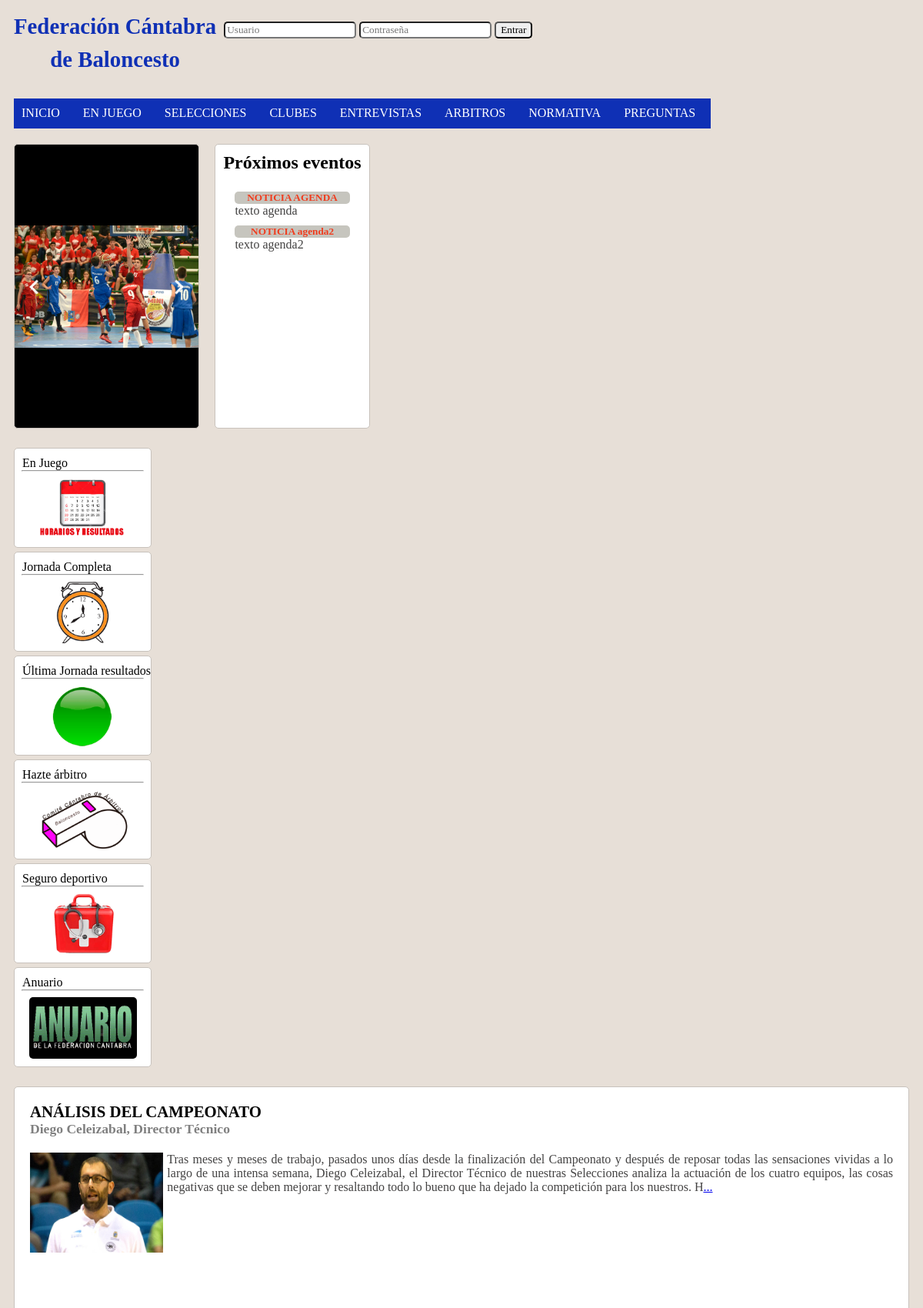
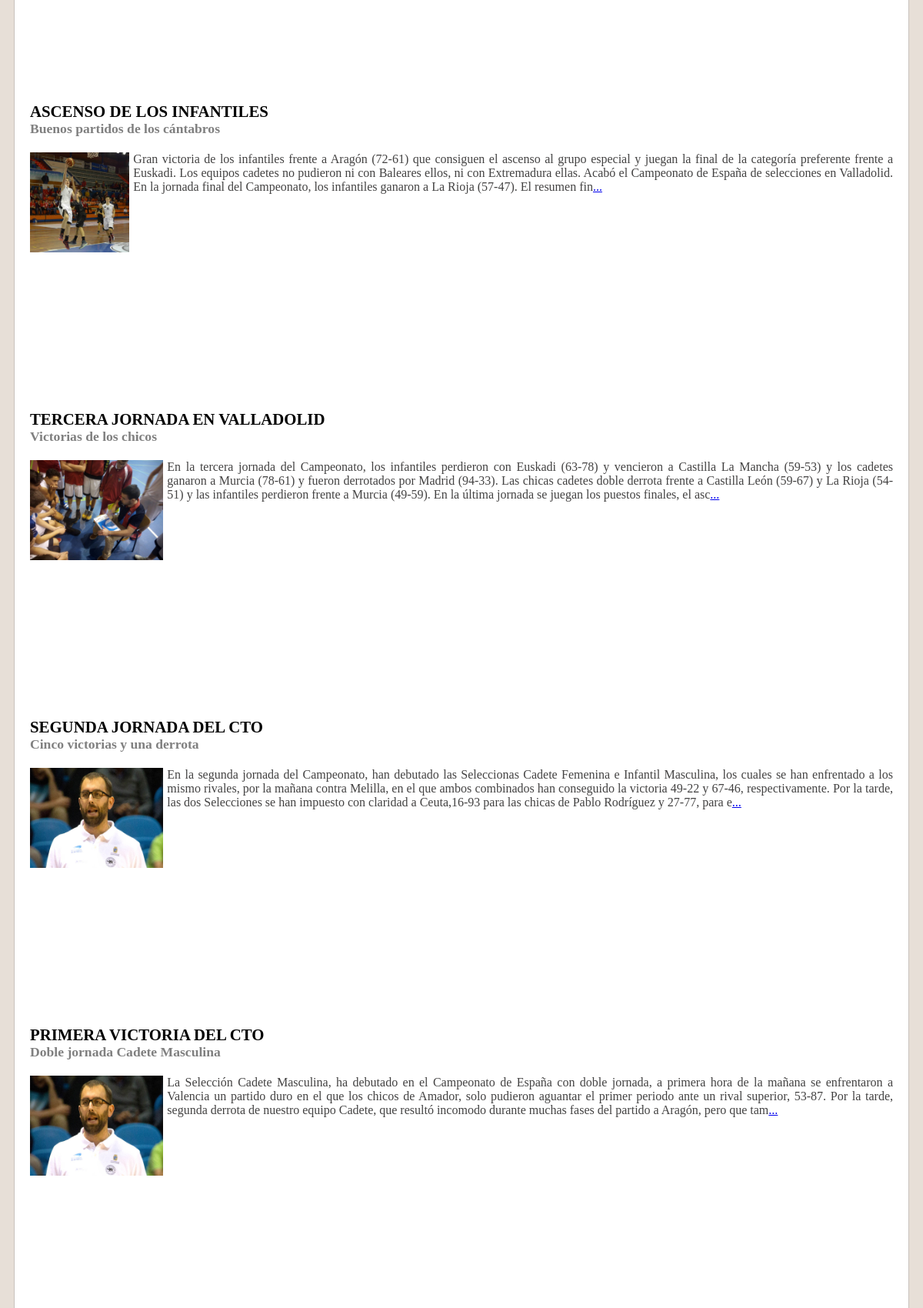
The page / (upper part) on the database its author committed (2 pictures, top to bottom).
### tables this page shows
CREATE TABLE IF NOT EXISTS noticias (
	id int(10) NOT NULL AUTO_INCREMENT PRIMARY KEY,
	id_usuario int(10) NOT NULL,
	id_categoria int(10) NOT NULL,
	id_subcategoria int(10) NOT NULL,
	titulo varchar(50) NOT NULL,
	subtitulo varchar(50),
	texto varchar(1500) NOT NULL,
	fecha date NOT NULL,
	imagen varchar(255)
);

### librerias/framework.php (called while the page is built, shortened)
<?php
include 'librerias/conexionpdo.php';
function loader($componente){
	include 'controllers/'.$componente.'_controller.php';
	$buffer = ob_get_clean();
	return $buffer;
}

### models/main_model.php (called while the page is built, shortened)
<?php
class modelMain{
    public static function obtenNoticias($categoria,$subcategoria){
        $db = new database();
        $sql = 'SELECT noticias.id ,noticias.titulo, noticias.subtitulo, noticias.texto, noticias.fecha, noticias.imagen FROM noticias,categorias,subcategorias WHERE categorias.nombre = :categoria_nombre AND subcategorias.nombre = :subcategoria_nombre AND noticias.id_categoria = categorias.id AND noticias.id_subcategoria = subcategorias.id LIMIT 6';
        $params = array(
            ':categoria_nombre'   => $categoria,
            ':subcategoria_nombre' => $subcategoria
        );
        $db->query($sql,$params);
        $noticias = $db->cargaMatriz();
        return $noticias;
    }
}
?>

### librerias/conexionpdo.php (called while the page is built, shortened)
<?php
class database {
    private $conexion;
    private $stmt;
    private $driver = 'mysql';
    private $dbhost = 'localhost';
    private $dbuser = 'jesus';
    private $dbpass = 'bueno';
    private $dbname = 'federacion';
    public function __construct() {
        try {
            $this->conexion = new PDO($this->driver.':host='.$this->dbhost.';dbname='.$this->dbname, $this->dbuser, $this->dbpass,array(PDO::MYSQL_ATTR_INIT_COMMAND => 'SET NAMES  \'UTF8\''));
        } catch (Exception $e) {
            echo "Se ha producido un error en la conexion con la BD.";
            echo "¡Error!: " . $e->getMessage() . "";
        }
    }
    public function query($sql,$params = null){
        $this->stmt = $this->conexion->prepare($sql);
        $this->stmt->execute($params);
    }
    public function comprobarQuery(){
        $this->error = $this->stmt->errorInfo();
        $this->affectedRows = $this->stmt->rowCount();
    }
    public function cargaMatriz(){
        $lista = array();
        while($fila = $this->stmt->fetch(PDO::FETCH_ASSOC)){
            $lista[] = $fila;
        }
        return $lista;
    }
}
?>

### views/main_view.php (the view, shortened to what this page needs)
<html>
	<head>
		<link rel="stylesheet" href="css/estilos.css">
		<link rel="stylesheet" href="css/iconos/css/fontawesome-all.min.css">
	</head>
	<body onload="play()">
		<?php include 'componentes/header.php'; ?>
		<?php  include 'componentes/nav.php'; ?>
		<?php  include 'componentes/slider.php'; ?>
		<?php  include 'componentes/agenda.php'; ?>
		<?php  include 'componentes/aside.php'; ?>
		<article class="col-8">
			<div id="noticias" class="col-16">
	        	<?php
	        	if(count($noticias)>0){
			        foreach($noticias as $noticia){
			        	$textoCortado = substr($noticia['texto'],0,400);
			            echo "<div class='noticia col-8'>";
			            echo "<h3><a href='index.php?option=main&verNoticia=".$noticia['id']."'>".$noticia['titulo']."</a></h3>";
			            echo "<h5>".$noticia['subtitulo']."</h5>";
			            echo "<p><a href='css/imagenes/noticias/".$noticia['imagen']."'> <img class='imagenNoticia' src='css/imagenes/noticias/".$noticia['imagen']."' /></a> ".$textoCortado."<a  href='index.php?option=main&verNoticia=".$noticia['id']."'>...</a></p>";
			            echo "</div>";
			        }
				}else{
			    	echo "No hay noticias";
			    }
		         ?>
	    	</div>
   		</article>
	</body>
</html>

### componentes/agenda.php
<section class="col-4">
<?php
$agendas = modelMain::obtenNoticias('agenda','noticias_agenda');
?>
			<div id="agenda" class="col-16">
				<h3 class="agendatitulo">Próximos eventos</h3>
				<?php
					foreach($agendas as $agenda){
						echo "<div class='agenda'>";
						echo "<div class='resalte'>";
						echo "<h5>".$agenda['titulo']."</h5>";
						echo "</div>";
						echo "<p>".$agenda['texto']."</p>";
						echo "</div>";
					}
				?>
			</div>
		</section>

### css/estilos.css (style rules this page uses)
body { background-color:rgb(231, 223, 215); }
#agenda { height: 370px; background-color:white; border:1px solid #C8C2BC; overflow:scroll; }
.agendatitulo { text-decoration:none; color:black; font-size:1.5em; margin-top:0px; text-align: center; }
.agenda { margin-bottom:10px; }
.agenda h5 { color:#242323; text-align:center; color:#f03c1e; margin:0px; }
.agenda p { margin:0px; margin-left:15px; color:#434242; }
.resalte { padding:0px; margin-left:15px; margin-right:15px; background-color:#c6c5be; }
#noticias { background-color:white; border:1px solid #C8C2BC; }
.noticia { text-align:center; margin:0 auto; margin-bottom:0px; height:400px; }
.noticia h3 { margin:0px; font-size: 1.3em; text-align:left; color:#242323; }
.noticia h3 a, .noticiaInd h3 a { text-decoration: none;color:black; }
.noticia h5 { margin:0px; font-size: 1.1em; color:gray; text-align:left; margin-bottom:20px; }
.imagenNoticia { height:130px; border-radius:0px; float:left; margin-right:5px; }
.noticia p, .noticiaInd p { color:#434242; text-align:justify; font-size:1em; margin-bottom:0px; }
* { box-sizing: border-box; border-radius:5px 5px; font-family:candara; }
[class*="col-"] { float: left; padding: 10px; }

### rows shown on the page
noticias: titulo "NOTICIA AGENDA", texto "texto agenda"
noticias: titulo "NOTICIA agenda2", texto "texto agenda2"
noticias: titulo "ANÁLISIS DEL CAMPEONATO", subtitulo "Diego Celeizabal, Director Técnico", imagen (picture), texto "Tras meses y meses de trabajo, pasados unos días desde la finalización del Campeonato y después de reposar todas las sensaciones vividas a lo largo de una intensa semana, Diego Celeizabal, el Director Técnico de nuestras Selecciones analiza la actuación de los cuatro equipos, las cosas negativas que se deben mejorar y resaltando todo lo bueno que ha dejado la competición para los nuestros. H"
noticias: titulo "ASCENSO DE LOS INFANTILES", subtitulo "Buenos partidos de los cántabros", imagen (picture), texto "Gran victoria de los infantiles frente a Aragón (72-61) que consiguen el ascenso al grupo especial y juegan la final de la categoría preferente frente a Euskadi. Los equipos cadetes no pudieron ni con Baleares ellos, ni con Extremadura ellas. Acabó el Campeonato de España de selecciones en Valladolid. En la jornada final del Campeonato, los infantiles ganaron a La Rioja (57-47). El resumen fin"
noticias: titulo "TERCERA JORNADA EN VALLADOLID", subtitulo "Victorias de los chicos", imagen (picture), texto "En la tercera jornada del Campeonato, los infantiles perdieron con Euskadi (63-78) y vencieron a Castilla La Mancha (59-53) y los cadetes ganaron a Murcia (78-61) y fueron derrotados por Madrid (94-33). Las chicas cadetes doble derrota frente a Castilla León (59-67) y La Rioja (54-51) y las infantiles perdieron frente a Murcia (49-59). En la última jornada se juegan los puestos finales, el asc"
noticias: titulo "SEGUNDA JORNADA DEL CTO", subtitulo "Cinco victorias y una derrota", imagen (picture), texto "En la segunda jornada del Campeonato, han debutado las Seleccionas Cadete Femenina e Infantil Masculina, los cuales se han enfrentado a los mismo rivales, por la mañana contra Melilla, en el que ambos combinados han conseguido la victoria 49-22 y 67-46, respectivamente. Por la tarde, las dos Selecciones se han impuesto con claridad a Ceuta,16-93 para las chicas de Pablo Rodríguez y 27-77, para e"
noticias: titulo "PRIMERA VICTORIA DEL CTO", subtitulo "Doble jornada Cadete Masculina", imagen (picture), texto "La Selección Cadete Masculina, ha debutado en el Campeonato de España con doble jornada, a primera hora de la mañana se enfrentaron a Valencia un partido duro en el que los chicos de Amador, solo pudieron aguantar el primer periodo ante un rival superior, 53-87. Por la tarde, segunda derrota de nuestro equipo Cadete, que resultó incomodo durante muchas fases del partido a Aragón, pero que tam"
